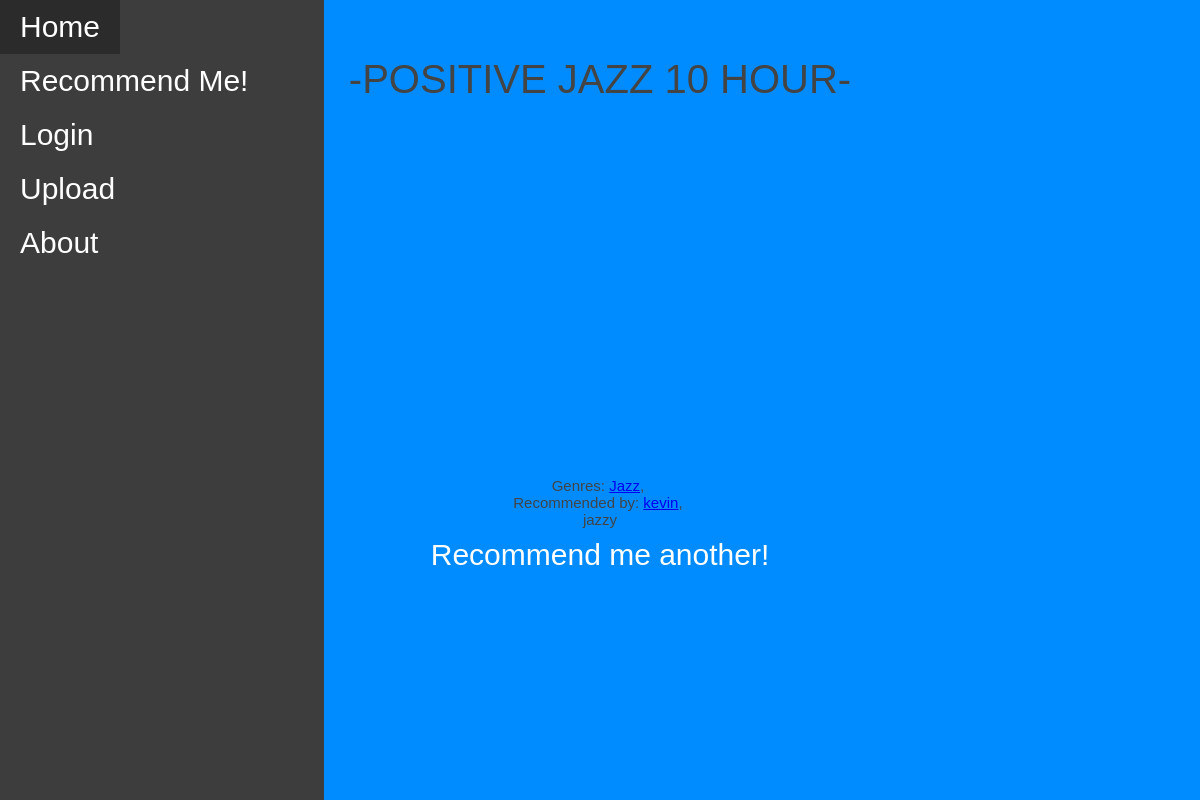
The page /recommendation/4 on the database its author committed.
### models.py (models this page shows)
class Recommendation(db.Model):
    __tablename__ = 'Recommendation'
    id = db.Column(db.Integer, primary_key=True)
    name = db.Column(db.String())
    songUrl = db.Column(db.String())
    description = db.Column(db.String())
    songType = db.Column(db.Integer, db.ForeignKey('SongTypes.id'))
    genres = db.relationship('Genre', secondary=RecommendationGenre, back_populates='recommendations')
    users = db.relationship('User', secondary=RecommendationUser, back_populates='recommendations')

class Genre(db.Model):
    __tablename__ = 'Genre'
    id = db.Column(db.Integer, primary_key=True)
    genre = db.Column(db.String())
    genreDesc = db.Column(db.String())
    recommendations = db.relationship('Recommendation', secondary=RecommendationGenre, back_populates='genres')
    def __repr__(self):
        return self.genre

class User(db.Model):
    __tablename__ = 'User'
    id = db.Column(db.Integer, primary_key=True)
    userName = db.Column(db.String())
    passWord = db.Column(db.String())
    bio = db.Column(db.String())
    favGenre = db.Column(db.Integer, db.ForeignKey('Genre.id'))
    recommendations = db.relationship('Recommendation', secondary=RecommendationUser, back_populates='users')
    def __repr__(self):
        return self.userName

### app.py (the view)
@app.route('/recommendation/<int:id>', methods=["GET", "POST"])# selects random music then recommends to user
def recommendation(id):
    logged= False
    recommend = models.Recommendation.query.filter_by(id=id).first_or_404() # retrivees the randomly picked song/id
    if recommend.songType == 1:
        type_link = 1
    if recommend.songType == 2:
        type_link = 2
    if "user" in session:
        username = session["user"]
        logged = True
        id = session.get("user_id")
        return render_template("recommendation.html", recommend = recommend, type_link = type_link, title="Recommendation", username=username, logged=logged, id=id)
    print(recommend)
    return render_template("recommendation.html", recommend = recommend, type_link = type_link, title="Recommendation", logged=logged)

### templates/recommendation.html (shortened to what this page needs)
{% extends 'layout.html' %}
{% block content %}
<body>
  <br>
    <div class="ontop" >
      <p class="title">-{{ recommend.name }}-</p>
      <br>
      {% if type_link == 1 %}
        <iframe width="560" height="315" src="https://www.youtube.com/embed/{{ recommend.songUrl }}?&autoplay=1" title="YouTube video player" frameborder="0" allow="accelerometer; autoplay; clipboard-write; encrypted-media; gyroscope; picture-in-picture" allowfullscreen></iframe>
      {% endif %}
        <br>
      Genres: {% for genre in recommend.genres %}<a href="/genre/{{ genre.id }}">{{ genre }}</a>,&nbsp;{% endfor %}
      <br>
      Recommended by: {% for user in recommend.users %}<a href="/profile/{{ user.id }}">{{ user }}</a>,&nbsp;{% endfor %}
      <br>
      {{ recommend.description }}
      <br>
      <a href="/randomiser" class="button">Recommend me another!</a>
    </div>
  <br>
</body>
{% endblock %}

### static/styles.css (style rules this page uses)
.background { background-color: rgb(0, 140, 255); padding: 0; border: 0px; margin: 0px; }
.title { text-transform: uppercase; font-size: 40px; }
.button { background-color: #ffffff00; border: none; color: rgb(255, 255, 255); padding: 10px 20px; text-align: left; text-decoration: none; display: inline-block; font-size: 30px; z-index: 20; }
.ontop { text-align: center; z-index: 1; }
body { font-family: 'Helvetica', 'Arial', sans-serif; color: #444444; font-size: 15px; }

### rows shown on the page
Recommendation: name "POSITIVE JAZZ 10 HOUR", description "jazzy"
Genre: genre "Jazz"
User: userName "kevin"
